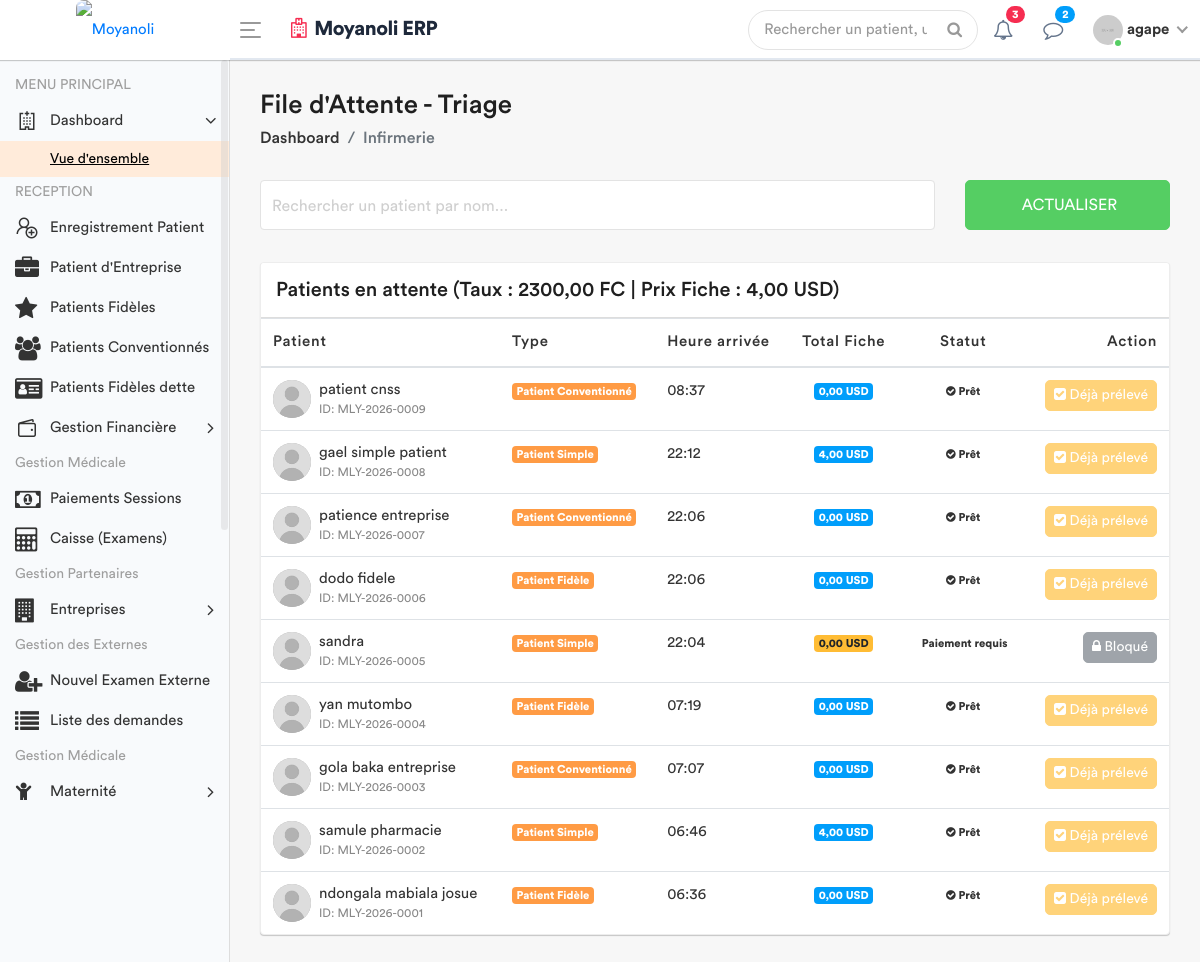
The app's page /infirmerie/attente/ (signed in) with its own data.
### apps/models.py (models this page shows, shortened)
class ConfigurationHopital(models.Model):
    taux_usd_en_cdf = models.DecimalField(max_digits=10, decimal_places=2, default=Decimal('2500.00'))
    derniere_mise_a_jour = models.DateTimeField(auto_now=True)
    class Meta:
        verbose_name = "Configuration du Taux"
    @classmethod
    def get_taux(cls):
        config = cls.objects.first()
        if config:
            return config.taux_usd_en_cdf
        return Decimal('2500.00')

class Prestation(models.Model):
    CATEGORIES = [
        ('ADM', 'Administratif'),
        ('CONS', 'Consultation'),
        ('LABO', 'Laboratoire'),
        ('SOIN', 'Soins'),
        ('ECHO', 'Échographie'),
        ('RADIO', 'Radiologie'),
        ('MED', 'Acte Médical'),
        ('CHIR', 'Acte Chirurgical'),
        ('CONS_MAT', 'Consultation Maternité'), # Nouvelle catégorie
        ('MAT', 'Forfait Maternité / Accouchement'), # Catégorie existante
    ]
    libelle = models.CharField(max_length=200, verbose_name="Libellé")
    categorie = models.CharField(max_length=10, choices=CATEGORIES, verbose_name="Catégorie")
    prix = models.DecimalField(max_digits=10, decimal_places=2, default=Decimal('0.00'), verbose_name="Prix (USD)")
    valeur_normale = models.CharField(
        max_length=150, blank=True, null=True,
        verbose_name="Valeur Normale / Référence (Labo uniquement)",
        help_text="Ex: 70-110 mg/dl, Négatif, etc."
    )
    class Meta:
        verbose_name = "Prestation"
        verbose_name_plural = "Prestations"

class Patient(models.Model):
    TYPE_CHOICES = [
        ('SIMPLE', 'Patient Simple'),
        ('FIDELE', 'Patient Fidèle'),
        ('CONVENTIONNE', 'Patient Conventionné'),
    ]
    code_patient = models.CharField(max_length=20, unique=True, editable=False)
    noms = models.CharField(max_length=100)
    service = models.ForeignKey('Service', on_delete=models.PROTECT, related_name='patients', null=True)
    sexe = models.CharField(max_length=1, choices=[('M', 'Masculin'), ('F', 'Féminin')])
    age = models.CharField(max_length=30)
    adresse = models.TextField()
    telephone = models.CharField(max_length=20)
    type_patient = models.CharField(max_length=15, choices=TYPE_CHOICES, default='SIMPLE')
    a_carte_fidelite = models.BooleanField(default=False, verbose_name="Possède carte de fidélité")
    entreprise = models.ForeignKey(
        'Entreprise',
        on_delete=models.SET_NULL,
        null=True,
        blank=True,
        related_name='patients',
        verbose_name="Entreprise (si conventionné)"
    )
    fiche_payee = models.BooleanField(default=False)
    created_by = models.ForeignKey(User, on_delete=models.SET_NULL, null=True, related_name='patients_crees')
    date_creation = models.DateTimeField(auto_now_add=True)
    date_modification = models.DateTimeField(auto_now=True)

### apps/views.py (the view)
# urls.py: path('infirmerie/attente/', views.liste_attente_triage, name='liste_attente_triage'),
@login_required
def liste_attente_triage(request):
    taux = ConfigurationHopital.get_taux()
    prestation_fiche = Prestation.objects.filter(categorie='ADM', libelle__icontains='Fiche').first()
    prix_fiche_usd = prestation_fiche.prix if prestation_fiche else Decimal('6.00')
    patients_liste = Patient.objects.all().order_by('-date_creation')
    for patient in patients_liste:
        if patient.type_patient != 'SIMPLE':
            patient.a_solde_fiche = True
            patient.total_fiche_usd = 0
            patient.doit_payer_fiche = False
        else:
            patient.doit_payer_fiche = True
            paiements = Paiement.objects.filter(patient=patient, service='FICHE')
            total_paye_usd = sum([
                p.montant_verse if p.devise == 'USD' else (p.montant_verse / taux)
                for p in paiements
            ])
            patient.total_fiche_usd = total_paye_usd
            patient.a_solde_fiche = total_paye_usd >= prix_fiche_usd
        patient.a_signes_vitaux_deja_pris = SigneVital.objects.filter(patient=patient).exists()
    role = Fonction.objects.filter(userKey=request.user).first()
    fonctionKey = role.fonctionKey.roleName if (role and role.fonctionKey) else None
    return render(request, 'back-end/infirmerie/liste_attente.html', {
        'patients': patients_liste,
        'taux': taux,
        'prix_fiche': prix_fiche_usd,
        'fonctionKey': fonctionKey
    })

### apps/templates/back-end/infirmerie/liste_attente.html (shortened to what this page needs)
<!DOCTYPE html>
{% load static %}
<html lang="fr">
    <head>
        {% include 'back-end/includes/css.html' %}
    </head>
    <body>
        <div class="main-wrapper">
            {% include 'back-end/includes/header.html' %}
            {% include 'back-end/includes/sidebar.html' %}
            <div class="page-wrapper">
                <div class="content container-fluid">
                    <div class="page-header">
                        <div class="row align-items-center">
                            <div class="col">
                                <h3 class="page-title">File d'Attente - Triage</h3>
                                <ul class="breadcrumb">
                                    <li class="breadcrumb-item"><a href="{% url 'dashboard' %}">Dashboard</a></li>
                                    <li class="breadcrumb-item active">Infirmerie</li>
                                </ul>
                            </div>
                        </div>
                    </div>
                    <div class="row filter-row">
                        <div class="col-sm-9 col-md-9">
                            <div class="form-group form-focus">
                                <input type="text" id="searchPatient" class="form-control floating" onkeyup="filterTable()">
                                <label class="focus-label">Rechercher un patient par nom...</label>
                            </div>
                        </div>
                        <div class="col-sm-3 col-md-3">
                            <button class="btn btn-success btn-block" onclick="window.location.reload();">  Actualiser </button>
                        </div>
                    </div>
                    <div class="card card-table mt-3">
                        <div class="card-header">
                            <h4 class="card-title mb-0">Patients en attente (Taux : {{ taux }} FC | Prix Fiche : {{ prix_fiche }} USD)</h4>
                        </div>
                        <div class="card-body">
                            <div class="table-responsive">
                                <table class="table table-hover table-center mb-0" id="patientTable">
                                    <thead>
                                        <tr>
                                            <th>Patient</th>
                                            <th>Type</th>
                                            <th>Heure arrivée</th>
                                            <th class="text-center">Total Fiche</th>
                                            <th class="text-center">Statut</th>
                                            <th class="text-right">Action</th>
                                        </tr>
                                    </thead>
                                    <tbody>
                                        {% for patient in patients %}
                                        <tr>
                                            <td>
                                                <h2 class="table-avatar">
                                                    <a href="#" class="avatar avatar-sm mr-2">
                                                        <img class="avatar-img rounded-circle" src="{% static 'back-end/assets/img/user.jpg' %}" alt="User">
                                                    </a>
                                                    <a href="#">{{ patient.noms }} <span>ID: {{ patient.code_patient }}</span></a>
                                                </h2>
                                            </td>
                                            <td><span class="badge badge-primary">{{ patient.get_type_patient_display }}</span></td>
                                            <td>{{ patient.date_creation|date:"H:i" }}</td>
                                            <td class="text-center">
                                                <span class="badge {% if patient.a_solde_fiche %}badge-info{% else %}badge-warning{% endif %}">
                                                    {{ patient.total_fiche_usd|floatformat:2 }} USD
                                                </span>
                                            </td>
                                            <td class="text-center">
                                                {% if patient.a_solde_fiche %}
                                                    <span class="badge badge-success-border"><i class="fa fa-check-circle"></i> Prêt</span>
                                                {% else %}
                                                    <span class="badge badge-danger-border"> Paiement requis</span>
                                                {% endif %}
                                            </td>
                                            <td class="text-right">
                                                {% if not patient.a_solde_fiche and patient.doit_payer_fiche %}
                                                    <button class="btn btn-secondary btn-sm" disabled title="Le patient doit solder {{ prix_fiche }} USD">
                                                        <i class="fa fa-lock"></i> Bloqué
                                                    </button>
                                                {% elif patient.a_signes_vitaux_deja_pris %}
                                                    <button class="btn btn-warning btn-sm" disabled>
                                                        <i class="fa fa-check-square"></i> Déjà prélevé
                                                    </button>
                                                {% else %}
                                                    <a href="{% url 'saisir_signes' patient.id %}" class="btn btn-primary btn-sm">
                                                        <i class="fa fa-stethoscope"></i> Signes Vitaux
                                                    </a>
                                                {% endif %}
                                            </td>
                                        </tr>
                                        {% empty %}
                                        <tr>
                                            <td colspan="6" class="text-center py-4">Aucun patient en attente.</td>
                                        </tr>
                                        {% endfor %}
                                    </tbody>
                                </table>
                            </div>
                        </div>
                    </div>
                </div>
            </div>
        </div>
    </body>
</html>

### apps/templates/back-end/includes/header.html (shortened to what this page needs)
{% load static %}
<div class="header" style="background: #ffffff; border-bottom: 2px solid #e2e8f0;">
    <div class="header-left" style="background: #ffffff;">
        <a href="{% url 'home' %}" class="logo">
            <img src="{% static 'front-end/assets/dr/logo.jpeg' %}" width="45" height="45" alt="Moyanoli" style="border-radius: 8px;">
        </a>
    </div>
    <a id="toggle_btn" href="javascript:void(0);" style="color: #007bff;">
        <span class="bar-icon">
            <span></span>
            <span></span>
            <span></span>
        </span>
    </a>
    <div class="page-title-box">
        <h3 style="color: #1e293b; font-weight: 700; letter-spacing: -0.5px;">
            <i class="fa fa-hospital-o text-danger mr-2"></i>Moyanoli ERP
        </h3>
    </div>
    <ul class="nav user-menu">
        <li class="nav-item">
            <div class="top-nav-search">
                <form action="#">
                    <input class="form-control" type="text" placeholder="Rechercher un patient, un dossier...">
                    <button class="btn" type="submit"><i class="fa fa-search"></i></button>
                </form>
            </div>
        </li>
        <li class="nav-item dropdown">
            <a href="#" class="dropdown-toggle nav-link" data-toggle="dropdown">
                <i class="fa fa-bell-o" style="color: #64748b;"></i> <span class="badge badge-pill bg-danger">3</span>
            </a>
        </li>
        <li class="nav-item dropdown">
            <a href="#" class="dropdown-toggle nav-link" data-toggle="dropdown">
                <i class="fa fa-comment-o" style="color: #64748b;"></i> <span class="badge badge-pill bg-info">2</span>
            </a>
        </li>
        <li class="nav-item dropdown has-arrow main-drop">
            <a href="#" class="dropdown-toggle nav-link" data-toggle="dropdown">
                <span class="user-img">
                    <img src="{% static 'back-end/assets/img/profiles/avatar-21.jpg' %}" alt="">
                    <span class="status online"></span>
                </span>
                <span style="font-weight: 600;">{{ user.username }}</span>
            </a>
        </li>
    </ul>
</div>

### records on screen
ConfigurationHopital: taux_usd_en_cdf "2300,00"
Prestation: prix "4,00"
Patient: noms "patient cnss", code_patient "MLY-2026-0009", type_patient "Patient Conventionné", date_creation "08:37", total_fiche_usd "0,00", shows "Prêt", shows "Déjà prélevé"
Patient: noms "gael simple patient", code_patient "MLY-2026-0008", type_patient "Patient Simple", date_creation "22:12", total_fiche_usd "4,00", shows "Prêt", shows "Déjà prélevé"
Patient: noms "patience entreprise", code_patient "MLY-2026-0007", type_patient "Patient Conventionné", date_creation "22:06", total_fiche_usd "0,00", shows "Prêt", shows "Déjà prélevé"
Patient: noms "dodo fidele", code_patient "MLY-2026-0006", type_patient "Patient Fidèle", date_creation "22:06", total_fiche_usd "0,00", shows "Prêt", shows "Déjà prélevé"
Patient: noms "sandra", code_patient "MLY-2026-0005", type_patient "Patient Simple", date_creation "22:04", total_fiche_usd "0,00", shows "Paiement requis"
Patient: noms "yan mutombo", code_patient "MLY-2026-0004", type_patient "Patient Fidèle", date_creation "07:19", total_fiche_usd "0,00", shows "Prêt", shows "Déjà prélevé"
Patient: noms "gola baka entreprise", code_patient "MLY-2026-0003", type_patient "Patient Conventionné", date_creation "07:07", total_fiche_usd "0,00", shows "Prêt", shows "Déjà prélevé"
Patient: noms "samule pharmacie", code_patient "MLY-2026-0002", type_patient "Patient Simple", date_creation "06:46", total_fiche_usd "4,00", shows "Prêt", shows "Déjà prélevé"
Patient: noms "ndongala mabiala josue", code_patient "MLY-2026-0001", type_patient "Patient Fidèle", date_creation "06:36", total_fiche_usd "0,00", shows "Prêt", shows "Déjà prélevé"

### other values on screen
{{ user.username }} "agape"
